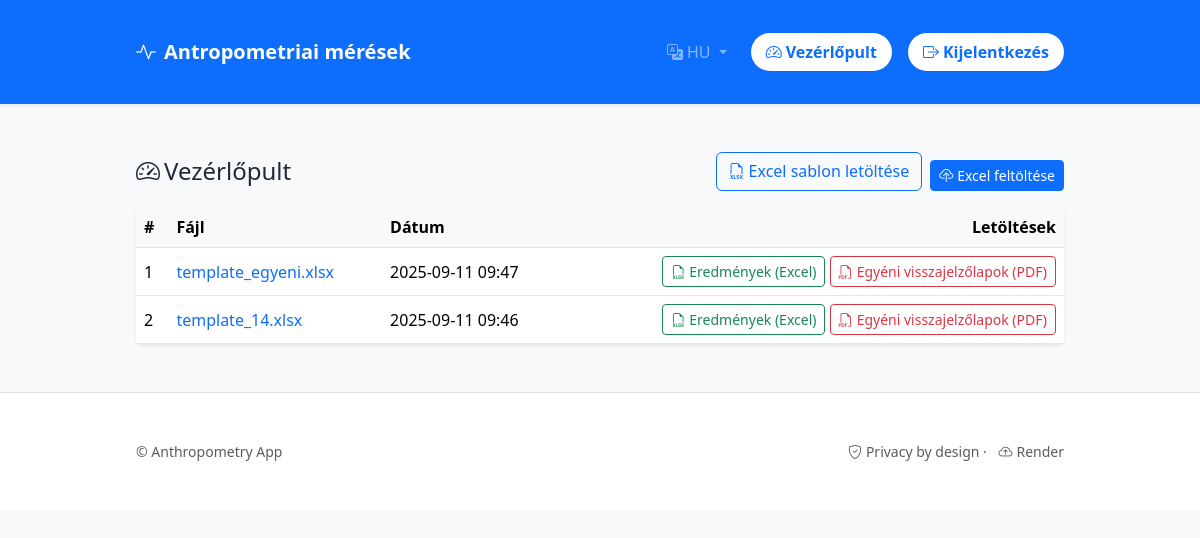
Page /dashboard (signed in) on the earlier database version.
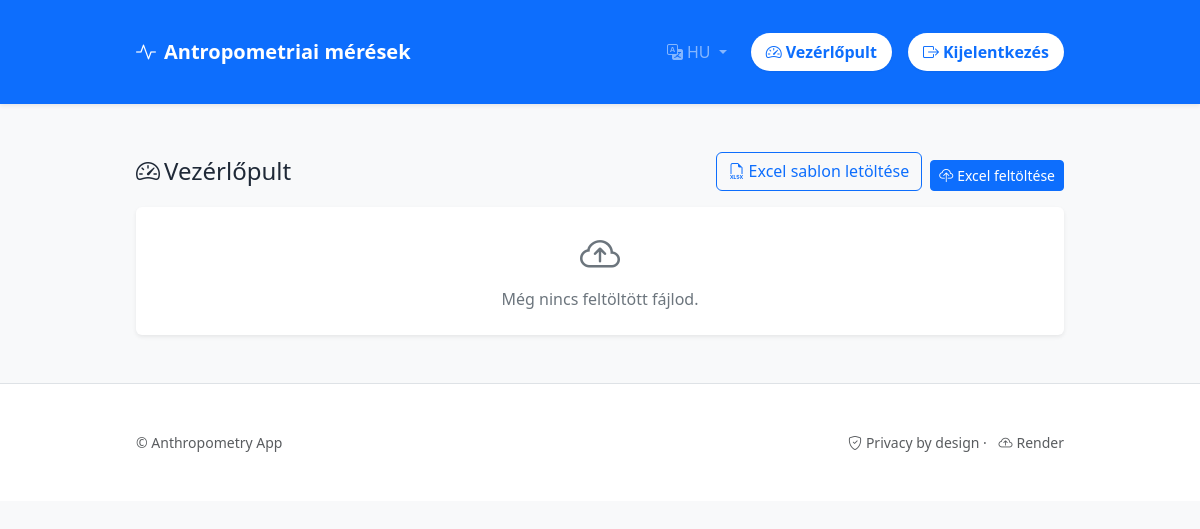
Same page on the later database version.
### anthro/models.py (models this page shows, shortened)
class Upload(db.Model):
    id = db.Column(db.Integer, primary_key=True)
    user_id = db.Column(db.Integer, db.ForeignKey("user.id"), nullable=False)
    created_at = db.Column(db.DateTime, default=datetime.utcnow)
    original_filename = db.Column(db.String(255))
    stored_path = db.Column(db.String(500))
    user = db.relationship("User", back_populates="uploads")

### anthro/app.py (the view)
@app.route("/dashboard")
@login_required
def dashboard():
    uploads = (
        Upload.query
        .filter_by(user_id=current_user.id)
        .order_by(Upload.created_at.desc())
        .all()
    )
    return render_template("dashboard.html", uploads=uploads)

### anthro/app.py (called while the page is built)
@login_manager.user_loader
def load_user(user_id):
    return User.query.get(int(user_id))

@app.context_processor
def inject_i18n():
    lang = session.get("lang", "hu")
    return dict(t=STRINGS.get(lang, STRINGS["hu"]), lang=lang)

### anthro/templates/dashboard.html (shortened to what this page needs)
{% extends "base.html" %}
{% block content %}
<div class="d-flex align-items-center justify-content-between mb-3">
  <h1 class="h4 mb-0"><i class="bi bi-speedometer2 me-1"></i>{{ t.dashboard }}</h1>
  <div class="d-flex gap-2">
    <a class="btn btn-outline-primary" href="{{ url_for('download_template') }}">
      <i class="bi bi-filetype-xlsx me-1"></i>{{ t.download_template }}
    </a>
    <form class="d-inline" action="{{ url_for('upload_excel') }}" method="post" enctype="multipart/form-data">
      <label class="btn btn-primary btn-sm mb-0">
        <i class="bi bi-cloud-upload me-1"></i>{{ t.upload_excel }}
      </label>
    </form>
  </div>
</div>
<div class="card shadow-sm border-0">
  <div class="card-body p-0">
    {% if uploads %}
      <div class="table-responsive">
        <table class="table table-hover align-middle mb-0">
          <thead class="table-light">
            <tr>
              <th>#</th>
              <th>Fájl</th>
              <th>Dátum</th>
              <th class="text-end">Letöltések</th>
            </tr>
          </thead>
          <tbody>
            {% for u in uploads %}
            <tr>
              <td>{{ loop.index }}</td>
              <td><a href="{{ url_for('view_upload', upload_id=u.id) }}" class="text-decoration-none">{{ u.original_filename }}</a></td>
              <td>{{ u.created_at.strftime('%Y-%m-%d %H:%M') if u.created_at else '' }}</td>
              <td class="text-end">
                <a class="btn btn-sm btn-outline-success" href="{{ url_for('export_upload_xlsx', upload_id=u.id) }}"><i class="bi bi-filetype-xlsx me-1"></i>{{ t.results_xlsx }}</a>
                <a class="btn btn-sm btn-outline-danger" href="{{ url_for('export_upload_pdfs', upload_id=u.id) }}"><i class="bi bi-filetype-pdf me-1"></i>{{ t.results_pdfs }}</a>
              </td>
            </tr>
            {% endfor %}
          </tbody>
        </table>
      </div>
    {% else %}
      <div class="p-4 text-center text-secondary">
        <i class="bi bi-cloud-arrow-up display-6 d-block mb-2"></i>
        Még nincs feltöltött fájlod.
      </div>
    {% endif %}
  </div>
</div>
{% endblock %}

### anthro/templates/base.html (shortened to what this page needs)
<!doctype html>
<html lang="{{ 'hu' if lang == 'hu' else 'en' }}">
  <head>
    <link href="https://cdn.jsdelivr.net/npm/bootstrap@5.3.3/dist/css/bootstrap.min.css" rel="stylesheet">
    <link href="https://cdn.jsdelivr.net/npm/bootstrap-icons@1.11.3/font/bootstrap-icons.css" rel="stylesheet">
    <link href="{{ url_for('static', filename='style.css') }}" rel="stylesheet">
  </head>
  <body class="bg-light">
    <nav class="navbar navbar-expand-lg navbar-dark bg-primary shadow-sm">
      <div class="container">
        <a class="navbar-brand fw-bold d-flex align-items-center" href="{{ url_for('index') }}">
          <i class="bi bi-activity me-2"></i>{{ t.site_title }}
        </a>
        <div class="collapse navbar-collapse" id="mainNav">
          <ul class="navbar-nav ms-auto align-items-lg-center">
            <li class="nav-item dropdown me-lg-2">
              <a class="nav-link dropdown-toggle text-white-50" href="#" role="button" data-bs-toggle="dropdown" aria-expanded="false">
                <i class="bi bi-translate me-1"></i>{{ 'HU' if lang=='hu' else 'EN' }}
              </a>
            </li>
            {% if current_user.is_authenticated %}
              <li class="nav-item me-lg-2">
                <a href="{{ url_for('dashboard') }}" class="btn btn-nav">
                  <i class="bi bi-speedometer2 me-1"></i>{{ t.dashboard }}
                </a>
              </li>
              <li class="nav-item">
                <a href="{{ url_for('logout') }}" class="btn btn-nav">
                  <i class="bi bi-box-arrow-right me-1"></i>{{ t.logout }}
                </a>
              </li>
            {% endif %}
          </ul>
        </div>
      </div>
    </nav>
    <main class="py-4">
      <div class="container">
        {% block content %}{% endblock %}
      </div>
    </main>
    <footer class="border-top py-4 bg-white">
      <div class="container d-flex justify-content-between small text-muted">
        <span>© Anthropometry App</span>
        <span><i class="bi bi-shield-check me-1"></i>Privacy by design · <i class="bi bi-cloud-arrow-up ms-2 me-1"></i>Render</span>
      </div>
    </footer>
  </body>
</html>

### anthro/static/style.css (style rules this page uses)
body { font-family: system-ui, "Segoe UI", Arial, sans-serif; margin: 0; color: #1f2937; }
.container { max-width: 960px; margin: 1.5rem auto; padding: 0 1rem; }
form label { display:block; margin:0.5rem 0; }
.navbar .nav-link { color: #ffffffcc; font-weight: 500; }
.navbar .btn-nav { color: #0d6efd !important; background-color: #ffffff !important; border-radius: 22px; font-weight: 600; padding: 6px 14px; margin-left: 8px; text-decoration: none !important; box-shadow: 0 1px 2px rgba(0,0,0,.06); display: inline-flex; align-items: center; }

Differences in the rows shown:
removed Upload: original_filename "template_egyeni.xlsx", created_at "2025-09-11 09:47", results_xlsx "Eredmények (Excel)", results_pdfs "Egyéni visszajelzőlapok (PDF)"
removed Upload: original_filename "template_14.xlsx", created_at "2025-09-11 09:46", results_xlsx "Eredmények (Excel)", results_pdfs "Egyéni visszajelzőlapok (PDF)"
Other differences:
text no longer shown: "# Fájl Dátum Letöltések"
text now shown: "Még nincs feltöltött fájlod."
